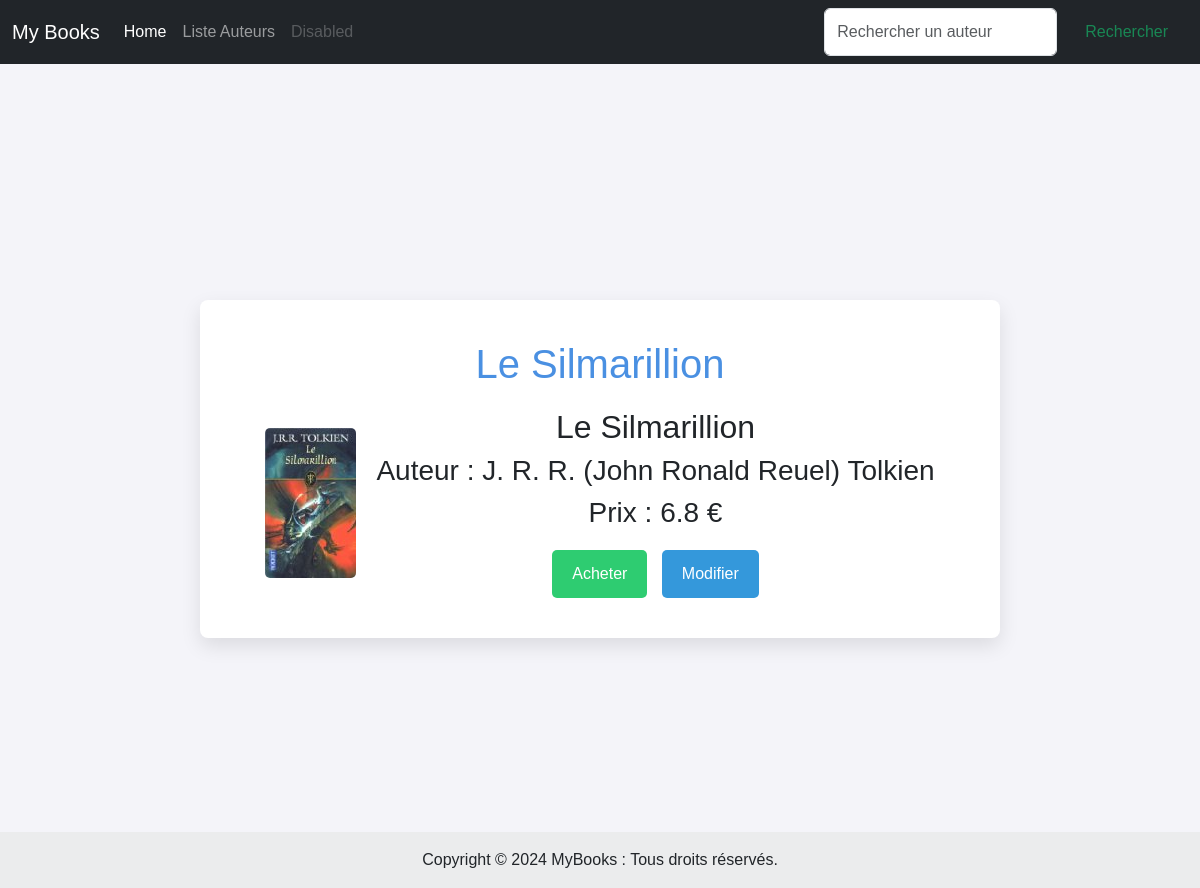
Page /detail/18 on the committed database.
### tuto/models.py (models this page shows, shortened)
class Book(db.Model):
    id = db.Column(db.Integer, primary_key=True)
    price = db.Column(db.Float)
    title = db.Column(db.String(100))
    url = db.Column(db.String(100))
    img = db.Column(db.String(100))
    author_id = db.Column(db.Integer, db.ForeignKey('author.id'))
    author = db.relationship('Author',
    backref=db.backref('books', lazy='dynamic'))

class Author(db.Model):
    id = db.Column(db.Integer, primary_key=True)
    name = db.Column(db.String(100))

### tuto/views.py (the view)
@app.route("/detail/<id>")
def detail(id):
    try:
        books = get_sample()  # ou `Book.query.all()` si tu utilises une base de données
        book = books[int(id) - 1]
        return render_template("detail.html", book=book)
    except IndexError:
        return render_template("404.html"), 404

### tuto/models.py (called while the page is built)
def get_sample():
    return Book.query.all()

### tuto/templates/detail.html
{% extends 'base.html' %}
{% block styles %}
    {{ super() }}
    <link rel="stylesheet" href="{{ url_for('static', filename='detail.css') }}">
{% endblock %}
{% block content %}
    <div class="livre-container">
        <h1 class="livre-title">{{ book.title }}</h1>
        <div class="livre-detail">
            <div class="livre-image">
                <img src="{{ url_for('static', filename='images/' + book.img) }}" alt="{{ book.title }}" title="{{ book.title }}" class="img-fluid">
            </div>
            <div class="livre-info text-center">
                <h2 class="livre-subtitle">{{ book.title }}</h2>
                <h3 class="livre-author">Auteur : {{ book.author.name }}</h3>
                <h3 class="livre-price">Prix : {{ book.price }} €</h3>
                <div class="button-container">
                    <button type="button" class="btn acheter-button" onclick="window.location.href='{{ book.url }}';">Acheter</button>
                    <button type="button" class="btn modifier-button" onclick="window.location.href='{{ url_for('edit_author', id=book.id) }}';">Modifier</button>
                </div>
            </div>
        </div>
    </div>
{% endblock %}

### tuto/static/detail.css (style rules this page uses)
body { font-family: 'Arial', sans-serif; background-color: #f4f4f9; margin: 0; padding: 0; display: flex; flex-direction: column; min-height: 100vh; padding-top: 300px; padding-bottom: 250px; }
.livre-container { max-width: 800px; padding: 40px; background-color: #ffffff; border-radius: 8px; box-shadow: 0 8px 20px rgba(0, 0, 0, 0.1); margin: auto; flex-grow: 1; display: flex; flex-direction: column; align-items: center; justify-content: center; }
.livre-title { font-size: 2.5rem; color: #4a90e2; margin-bottom: 20px; text-align: center; }
.livre-detail { display: flex; align-items: center; justify-content: center; }
.livre-image img { max-width: 200px; border-radius: 5px; }
.livre-info { text-align: left; margin-left: 20px; }
.button-container { margin-top: 20px; }
.btn { padding: 12px 20px; border: none; border-radius: 5px; cursor: pointer; transition: background-color 0.3s, transform 0.2s; }
.acheter-button { background-color: #2ecc71; color: white; margin-right: 10px; }
.modifier-button { background-color: #3498db; color: white; }

### rows in the picture
Book: title "Le Silmarillion", img (picture), price "6.8"
Author: author.name "J. R. R. (John Ronald Reuel) Tolkien"
